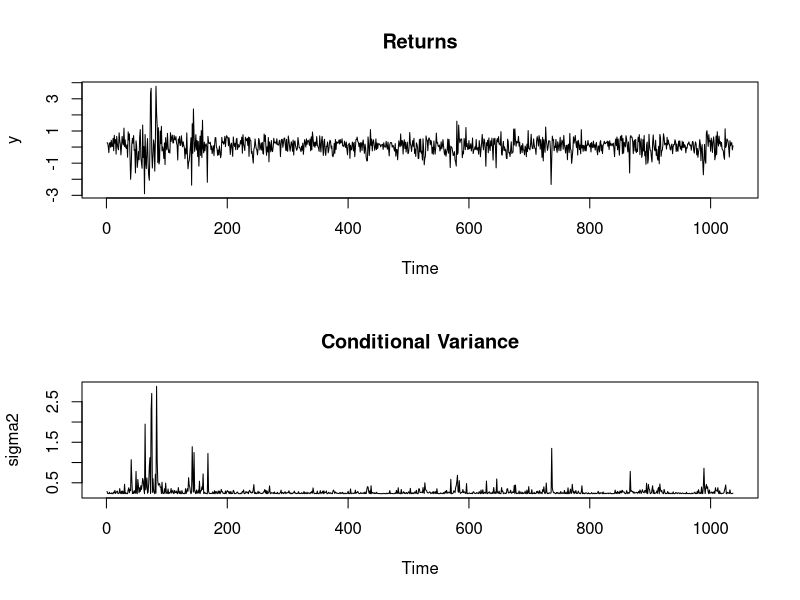

This chart was generated by the following R code:
library(stats)

# ARCH(1) minus log-likelihood
ARCH.1 <- function(theta,x)
{
logl = 0;
e    <<- 0;                          # variable made global
sigma2 <<- 0;
npar <<- 3;
n    <<- nrow(x);
mu     = theta[1];
omega  = theta[2];
alpha  = theta[3];
uncond = omega/(1-alpha);            # unconditional volality

i = 1;
while (i <= n){
#  e[i] <<- x[i,1] -mu;
  e[i] <<- x[i] -mu;
  if (i <= 1){
    sigma2[i] <<- uncond;
  }else{                                  
    sigma2[i] <<- omega + alpha*(e[i-1]^2); 
  }
  if(sigma2[i] <= 0.0){
    return(10.0^200);                   #penalize non-positive variances
  }
  
  logl = logl -.5*log(2*pi) -.5*log(sigma2[i]) -.5*(e[i]^2)/sigma2[i];
  i = i + 1;
}

return(-logl);    #because the computer do the minimum --> return the negative to get the maximum
}

# MAIN PROGRAM


FF=read.table(file='apt.dat',header=TRUE)

y      = as.matrix(FF$R)/10.;

sd(y[,1])
var(y[,1])

print("NOBS=");
print(nrow(y));


result_u <- nlm(ARCH.1, c(.001,.001,.001), y, hessian=T, steptol=.0000001, stepmax=100,
              iterlim=100,print.level=2,
              fscale=500,typsize=c(1.0,.1,.1));

print(result_u);

lgl_u = -result_u$minimum

#Get hessian
invhess <- solve( result_u$hessian );

print("Estimates Standard Error")
print( cbind(result_u$estimate,sqrt( diag(invhess) )) );


par(mfrow=c(2,1))         # multifigure setup: 2 rows, 1 cols
ts.plot(y,main="Returns");
ts.plot(sigma2,main="Conditional Variance");

readline("Press <return to continue>") 

# compute lgl for restructed model ARCH(0) with alpha=0.0
ARCH.0 <- function(theta,x) #omega equal to 0, basic model 
{
  phi=c(0,0,0)
  phi[1]=theta[1]
  phi[2]=theta[2]
  phi[3]=0.0
  ARCH.1(phi,x)
}
result_r <- nlm(ARCH.0, c(.01,.1), y, hessian=T, steptol=.0000001, stepmax=100,
              iterlim=100,print.level=2,
              fscale=500,typsize=c(1.0,.1));

print(result_r);

lgl_r = -result_r$minimum
print(lgl_u)
print(lgl_r)

LR_test = 2*(lgl_u - lgl_r)
pvalue = 1.0 - pchisq(LR_test,1)
print(LR_test)
print(pvalue) 
